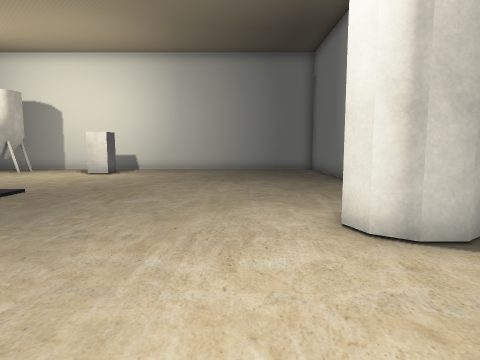
view 1 (above)

18 first-person views from a walk through a scene from a Unity 3-D project. The camera is 1.3 m above the floor, tilts 6° down and sees 75° across. The floor is counted in squares, 1 m on a side. Each view is taken from the middle of a square. On the plan, view 1 faces up. The plan holds only what a view shows up to about 14 squares ahead; the rest is blank. The player is left out. Some surface patterns are stand-ins.

view 2
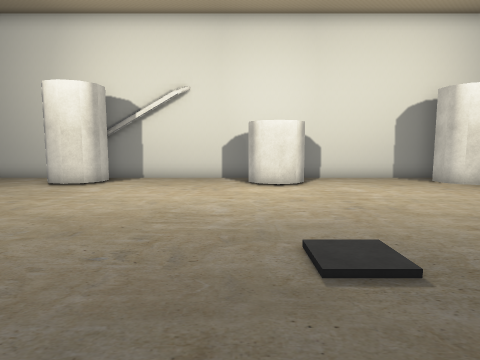

view 3
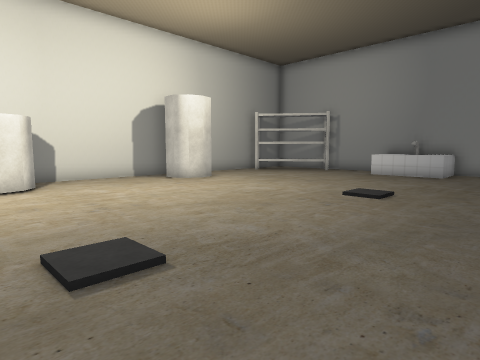

view 4
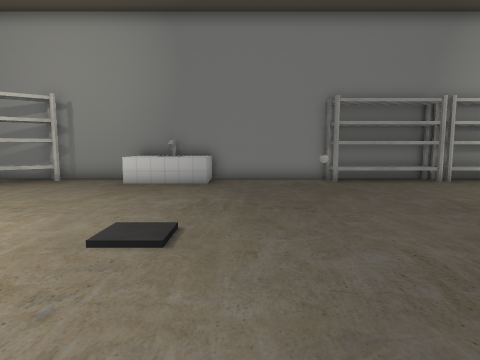

view 5
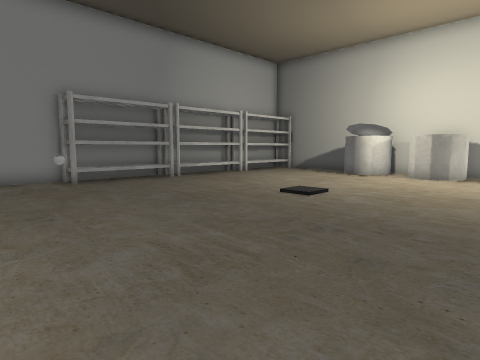

view 6
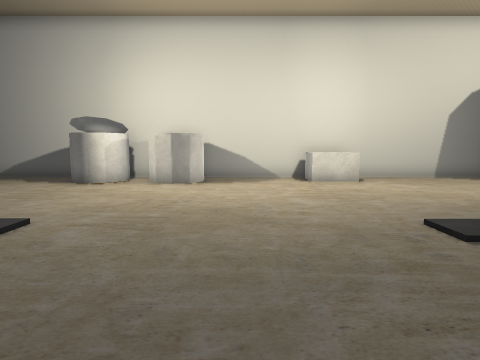

view 7
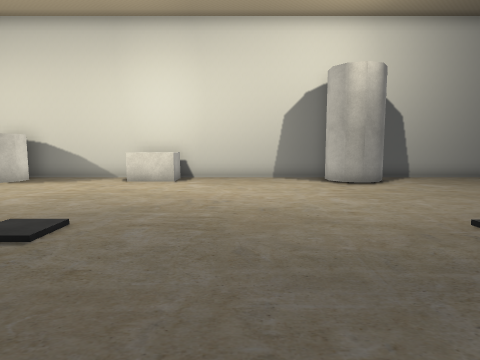

view 8
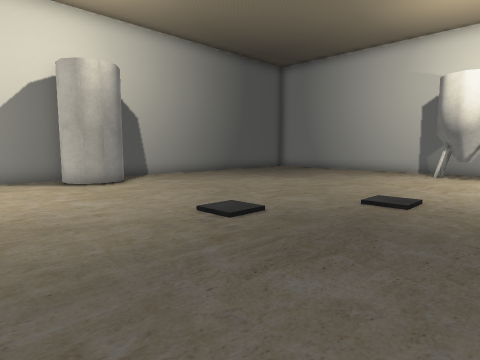

view 9
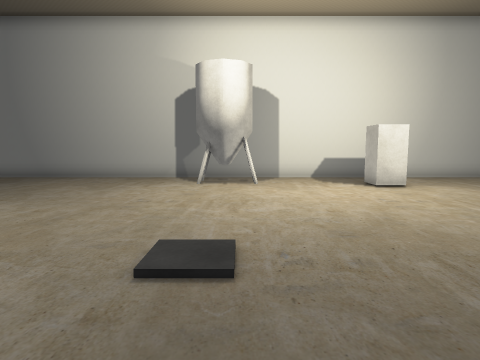

view 10
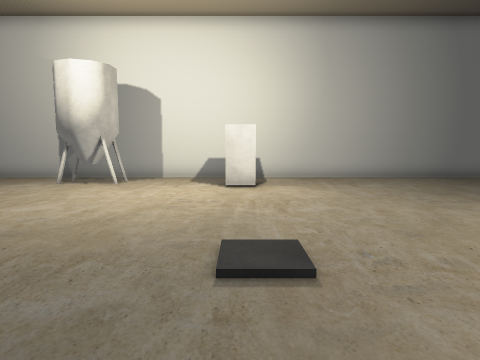

view 11
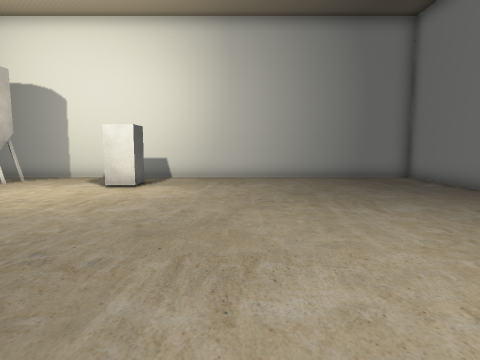

view 12
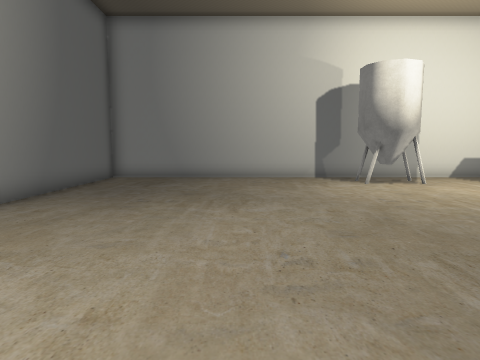

view 13
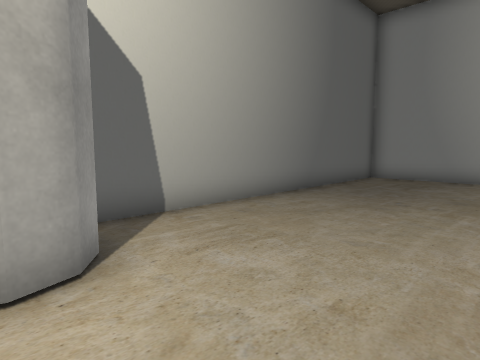

view 14
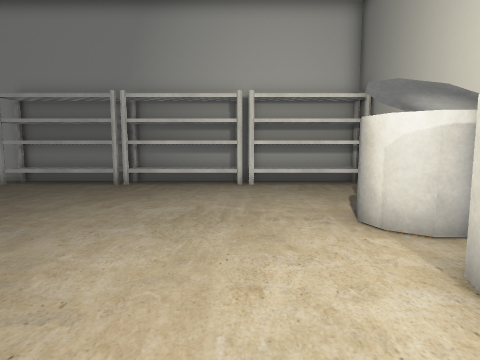

view 15
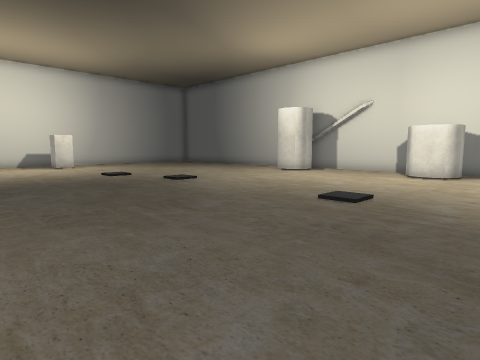

view 16
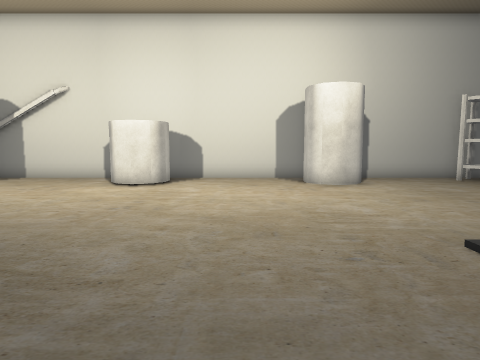

view 17
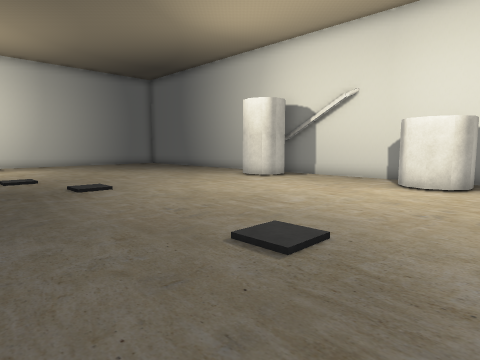

view 18
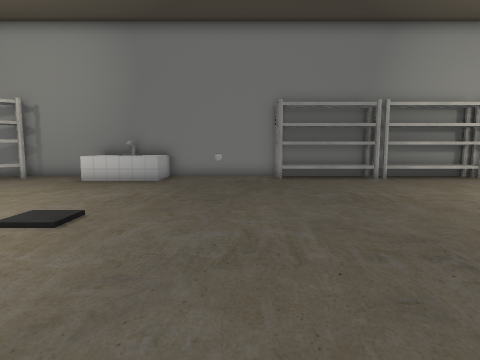

### Floor plan
Points are (right, up) in squares from view 1. A wall is a line through its corners. A room is listed if a view was taken in it or the views show most of it. See-through windows are left out.
Room 1 (views 1, 2, 3, 4, 5, 6, 7, 8, 9, 10, 11, 12, 13, 14, 15, 16, 17, 18)
walls: (-22.5, -1.5) (-21.8, -1.5) (-21.8, -3.3) (-23.1, -3.3); (-21.8, 6.4) (-21.2, 6) (-21, 5.4) (-21.2, 4.8) (-21.8, 4.4) (-22.5, 4.4); (3.1, 4.1) (2.4, 4.1) (1.9, 4.5) (1.7, 5.1) (1.9, 5.7) (2.5, 6.1); (3, -3.3) (2.3, -3.3) (1.8, -2.9) (1.6, -2.3) (1.8, -1.7) (2.3, -1.3); (-23.5, 4.8) (-23.5, -8.2); (4.3, -1.4) (4.3, 4.6); (-11.4, 15.9) (-11.8, 16.1) (-12.6, 15.8) (-13.4, 16.1) (-13.4, 16.9); (-13, 15.8) (-13.4, 16.4); (4.3, 7.1) (4.3, 9.2); (-6.5, 16.4) (-6.5, 15.3) (-7.5, 15.3) (-7.5, 16.4); (-12.1, 16.9) (-12.1, 16.4) (-12.4, 15.9) (-12.8, 16) (-13.1, 16.5); (-11.7, 17) (-11.7, 16.5) (-12.1, 15.9); (-11.4, 17.1) (-11.7, 16.9); (-13.1, 16.9) (-13.5, 17); (2.5, -10.5) (1.9, -10.1) (1.7, -9.5) (1.9, -8.8) (2.4, -8.5) (3.1, -8.5); (-23.5, -9.9) (-23.5, -10.8); (4.3, -9.3) (4.3, -3); (-10.7, -17.2) (-10.7, -17.9); (-15, -16.7) (-14.5, -16.9); (4.3, 12.9) (4.3, 18.5) (-23.5, 18.5) (-23.5, 7); (-15.1, -17) (-14.6, -16.8); (-23.5, -13.2) (-23.5, -16.4); (-15.2, -17.9) (-14.7, -17.7); (-3.6, -18.1) (3.1, -18.1); (-19.5, -16.8) (-19.1, -16.9) (-10.8, -16.9); (2.7, -15) (3.2, -14.6); (0.1, -17) (1.4, -16); (-18.8, -18.1) (-5.5, -18.1); (-23.1, -16.9) (-19.5, -16.9); (4.3, -16.3) (4.3, -11.1)
objects: other object (-23, -12) to (-21, -11); other object (-23, -9) to (-21, -8); other object (-6, -18) to (-3, -16)

Positions as (right, up) in squares from view 1, and headings:
1: (0, 0), facing up
2: (-9, -1), facing right
3: (-9, -1), facing down-right
4: (-7, -5), facing down
5: (-7, -5), facing down-left
6: (-10, -6), facing left
7: (-10, 1), facing left
8: (-10, 1), facing up-left
9: (-12, 5), facing up
10: (-7, 5), facing up
11: (-3, 5), facing up
12: (-18, 5), facing up
13: (-18, 5), facing up-left
14: (-19, -6), facing down
15: (-13, -6), facing up-right
16: (-9, -6), facing right
17: (-9, -5), facing up-right
18: (-9, -4), facing down
